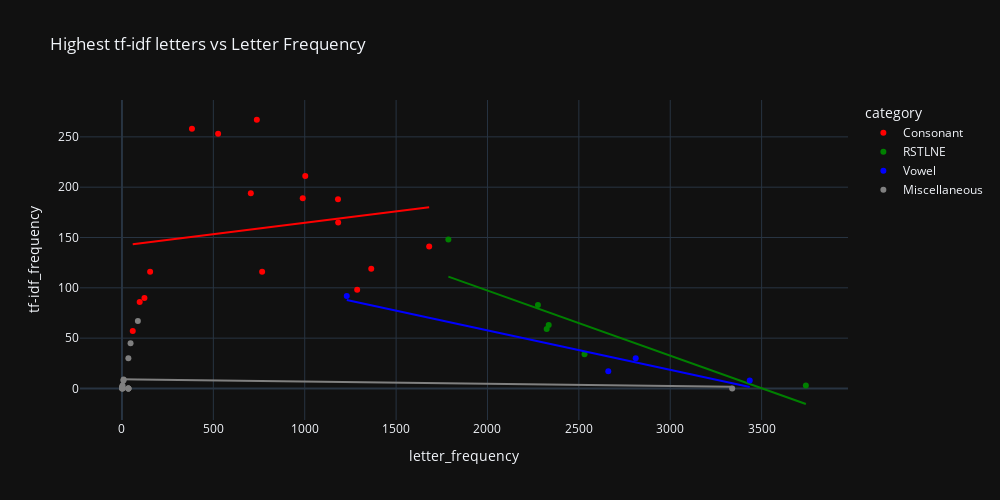

The notebook cell saved with this chart:
### Code cell
fig = px.scatter(tfidf_and_frequency, x='letter_frequency', y='tf-idf_frequency', 
           hover_name=tfidf_and_frequency.index, 
           width=1000, height=500, 
           color='category', 
           color_discrete_map= mapping,
           title='Highest tf-idf letters vs Letter Frequency',
           trendline='ols',
           )
fig.write_html('assets/top1_tf-idf_vs_frequency.html', include_plotlyjs='cdn')
fig.show()

### Figure 1 — Plotly figure (JSON) as saved in the notebook; plotly's stock layout.template omitted (floating-point values rounded to 4 significant figures)
{"data": [{"hovertemplate": "<b>%{hovertext}</b><br><br>category=Consonant<br>letter_frequency=%{x}<br>tf-idf_frequency=%{y}<extra></extra>", "hovertext": ["F", "V", "W", "B", "K", "M", "P", "G", "C", "D", "Y", "J", "H", "Z", "X", "Q"], "legendgroup": "Consonant", "marker": {"color": "red", "symbol": "circle"}, "mode": "markers", "name": "Consonant", "orientation": "v", "showlegend": true, "x": [738, 383, 526, 1003, 705, 989, 1182, 1183, 1681, 1364, 767, 154, 1287, 123, 97, 59], "xaxis": "x", "y": [267.0, 258.0, 253.0, 211.0, 194.0, 189.0, 188.0, 165.0, 141.0, 119.0, 116.0, 116.0, 98.0, 90.0, 86.0, 57.0], "yaxis": "y", "type": "scatter"}, {"hovertemplate": "<b>OLS trendline</b><br>tf-idf_frequency = 0.0226148 * letter_frequency + 141.948<br>R<sup>2</sup>=0.030008<br><br>category=Consonant<br>letter_frequency=%{x}<br>tf-idf_frequency=%{y} <b>(trend)</b><extra></extra>", "legendgroup": "Consonant", "marker": {"color": "red", "symbol": "circle"}, "mode": "lines", "name": "Consonant", "showlegend": false, "x": [59, 97, 123, 154, 383, 526, 705, 738, 767, 989, 1003, 1182, 1183, 1287, 1364, 1681], "xaxis": "x", "y": [143.3, 144.1, 144.7, 145.4, 150.6, 153.8, 157.9, 158.6, 159.3, 164.3, 164.6, 168.7, 168.7, 171.1, 172.8, 180.0], "yaxis": "y", "type": "scatter"}, {"hovertemplate": "<b>%{hovertext}</b><br><br>category=RSTLNE<br>letter_frequency=%{x}<br>tf-idf_frequency=%{y}<extra></extra>", "hovertext": ["L", "T", "N", "S", "R", "E"], "legendgroup": "RSTLNE", "marker": {"color": "green", "symbol": "circle"}, "mode": "markers", "name": "RSTLNE", "orientation": "v", "showlegend": true, "x": [1786, 2276, 2335, 2324, 2531, 3742], "xaxis": "x", "y": [148.0, 83.0, 63.0, 59.0, 34.0, 3.0], "yaxis": "y", "type": "scatter"}, {"hovertemplate": "<b>OLS trendline</b><br>tf-idf_frequency = -0.0647053 * letter_frequency + 226.699<br>R<sup>2</sup>=0.750583<br><br>category=RSTLNE<br>letter_frequency=%{x}<br>tf-idf_frequency=%{y} <b>(trend)</b><extra></extra>", "legendgroup": "RSTLNE", "marker": {"color": "green", "symbol": "circle"}, "mode": "lines", "name": "RSTLNE", "showlegend": false, "x": [1786, 2276, 2324, 2335, 2531, 3742], "xaxis": "x", "y": [111.1, 79.43, 76.32, 75.61, 62.93, -15.43], "yaxis": "y", "type": "scatter"}, {"hovertemplate": "<b>%{hovertext}</b><br><br>category=Vowel<br>letter_frequency=%{x}<br>tf-idf_frequency=%{y}<extra></extra>", "hovertext": ["U", "O", "I", "A"], "legendgroup": "Vowel", "marker": {"color": "blue", "symbol": "circle"}, "mode": "markers", "name": "Vowel", "orientation": "v", "showlegend": true, "x": [1230, 2811, 2661, 3435], "xaxis": "x", "y": [92.0, 30.0, 17.0, 8.0], "yaxis": "y", "type": "scatter"}, {"hovertemplate": "<b>OLS trendline</b><br>tf-idf_frequency = -0.0392802 * letter_frequency + 136.296<br>R<sup>2</sup>=0.931560<br><br>category=Vowel<br>letter_frequency=%{x}<br>tf-idf_frequency=%{y} <b>(trend)</b><extra></extra>", "legendgroup": "Vowel", "marker": {"color": "blue", "symbol": "circle"}, "mode": "lines", "name": "Vowel", "showlegend": false, "x": [1230, 2661, 2811, 3435], "xaxis": "x", "y": [87.98, 31.77, 25.88, 1.368], "yaxis": "y", "type": "scatter"}, {"hovertemplate": "<b>%{hovertext}</b><br><br>category=Miscellaneous<br>letter_frequency=%{x}<br>tf-idf_frequency=%{y}<extra></extra>", "hovertext": ["-", "'", "&", "!", ".", "?", "\"", "2", "`", "n", "s", " ", "a", "m", "p", ";", "e", "i", "g"], "legendgroup": "Miscellaneous", "marker": {"color": "gray", "symbol": "circle"}, "mode": "markers", "name": "Miscellaneous", "orientation": "v", "showlegend": true, "x": [87, 47, 35, 9, 8, 3, 1, 1, 1, 3, 1, 3339, 35, 35, 35, 35, 1, 2, 2], "xaxis": "x", "y": [67.0, 45.0, 30.0, 9.0, 8.0, 3.0, 1.0, 1.0, 1.0, 1.0, 1.0, 0.0, 0.0, 0.0, 0.0, 0.0, 0.0, 0.0, 0.0], "yaxis": "y", "type": "scatter"}, {"hovertemplate": "<b>OLS trendline</b><br>tf-idf_frequency = -0.00221869 * letter_frequency + 9.2192<br>R<sup>2</sup>=0.008428<br><br>category=Miscellaneous<br>letter_frequency=%{x}<br>tf-idf_frequency=%{y} <b>(trend)</b><extra></extra>", "legendgroup": "Miscellaneous", "marker": {"color": "gray", "symbol": "circle"}, "mode": "lines", "name": "Miscellaneous", "showlegend": false, "x": [1, 1, 1, 1, 1, 2, 2, 3, 3, 8, 9, 35, 35, 35, 35, 35, 47, 87, 3339], "xaxis": "x", "y": [9.217, 9.217, 9.217, 9.217, 9.217, 9.215, 9.215, 9.213, 9.213, 9.201, 9.199, 9.142, 9.142, 9.142, 9.142, 9.142, 9.115, 9.026, 1.811], "yaxis": "y", "type": "scatter"}], "layout": {"xaxis": {"anchor": "y", "domain": [0.0, 1.0], "title": {"text": "letter_frequency"}}, "yaxis": {"anchor": "x", "domain": [0.0, 1.0], "title": {"text": "tf-idf_frequency"}}, "legend": {"title": {"text": "category"}, "tracegroupgap": 0}, "title": {"text": "Highest tf-idf letters vs Letter Frequency"}, "height": 500, "width": 1000}}
